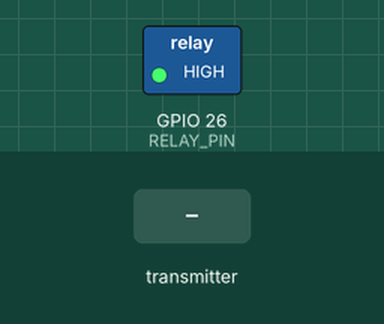
This sketch was run on a simulated ESP32. Shown: switched loads named in the sketch (green lamp = pin HIGH). Inputs (shaded band) come from the test bench.

Above: at 1.2 s.
1.3 s: the transmitter starts sending msg = ON
At 2.3 s:
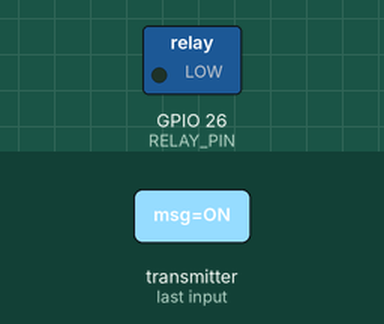
3.5 s: the transmitter starts sending msg = OFF
At 5.0 s:
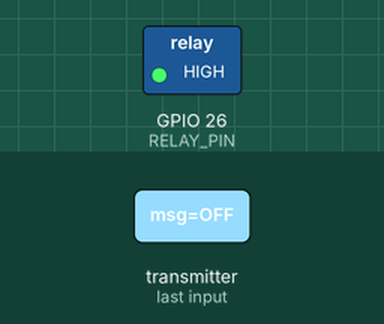
Timing chart, 0 to 6.5 s (numbered marks = the images above; inputs shaded):
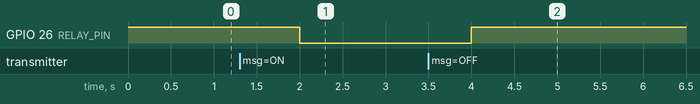

Measured:
- after the input at 1.3 s, GPIO 26 (RELAY_PIN): HIGH → LOW after 0.70 s
- after the input at 3.5 s, GPIO 26 (RELAY_PIN): LOW → HIGH after 0.50 s

The sketch:

heatingElement1.ino
```cpp
#include <esp_now.h>
#include <WiFi.h>

#define RELAY_PIN 26
typedef struct struct_message {
  char msg[32];
} struct_message;

struct_message incomingData;
bool newMessageReceived = false;

void onReceive(const esp_now_recv_info_t *recvInfo, const uint8_t *incomingDataBytes, int len) {
  if (len == sizeof(incomingData)){
    memcpy(&incomingData, incomingDataBytes, sizeof(incomingData));
    newMessageReceived = true;
  }
}

void enterLightSleep(){
  esp_sleep_enable_timer_wakeup(10 * 1000000);
  esp_light_sleep_start();
}
void setup() {
  // put your setup code here, to run once:
  Serial.begin(115200);

  pinMode(RELAY_PIN, OUTPUT);
  digitalWrite(RELAY_PIN, HIGH);

  WiFi.mode(WIFI_STA);
  WiFi.setSleep(true);

  if (esp_now_init() != ESP_OK) {
    Serial.println("Errore inizializzazione ESP-NOW");
    return;
  }

  esp_now_register_recv_cb(onReceive);
}

void loop() {
  // put your main code here, to run repeatedly:
  if (newMessageReceived) {
    newMessageReceived = false;

    if (strcmp(incomingData.msg, "ON") == 0){
      digitalWrite(RELAY_PIN, LOW);
    }
    else if (strcmp(incomingData.msg, "OFF") == 0){
      digitalWrite(RELAY_PIN, HIGH);
    }
  }

  enterLightSleep();
}
```
